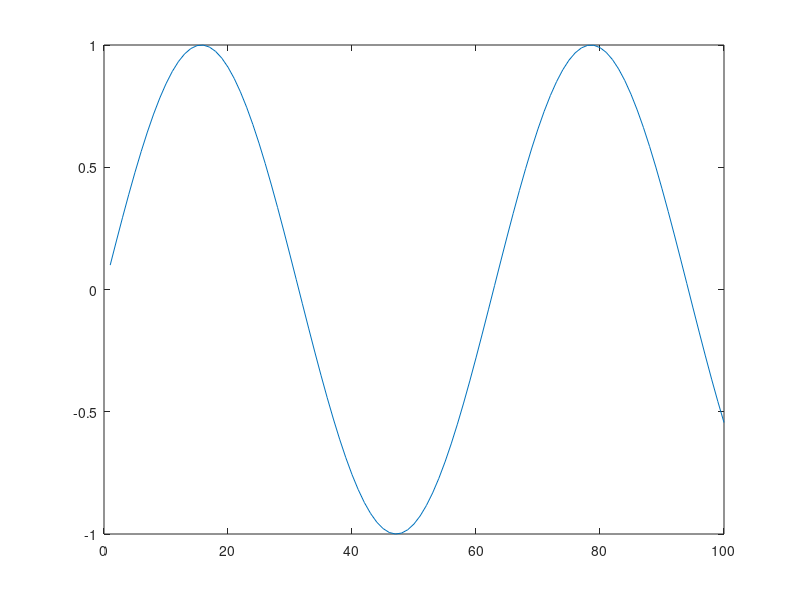
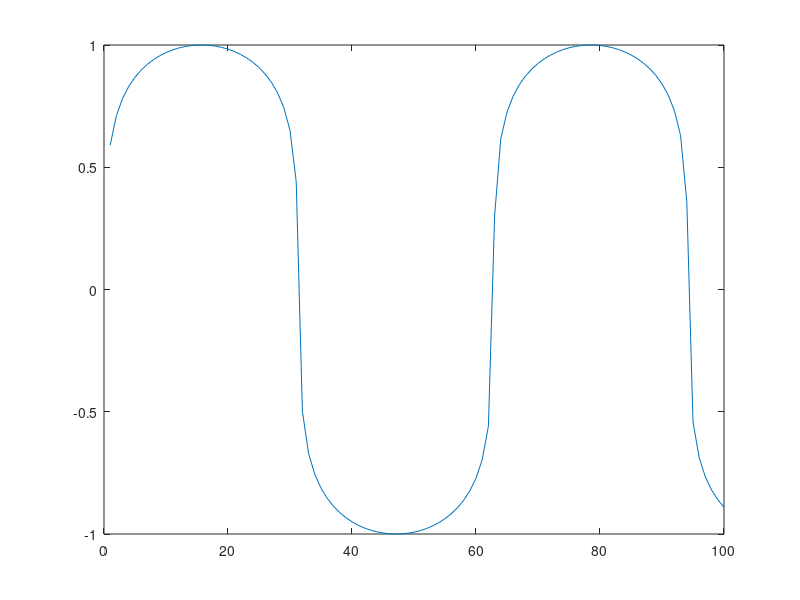

Here is the MATLAB script that generated these plots, in order:
clear all;
close all;
t = 0.1:0.1:10;
x = sin(t);
figure(1);
plot(x);
for i = 1:100
    m  = 1 + 255*abs(x(i));
y(i) = (sign(x(i))*log(m))./log(256);
end;
figure(2);
plot(y);
e = y - x;
s_sig =0;
e_sig = 0;

for j = 1:1:100
    s_sig = y(j).*y(j) + s_sig;
    e_sig = e(j).*e(j) + e_sig;
end;
snr = s_sig/e_sig;
